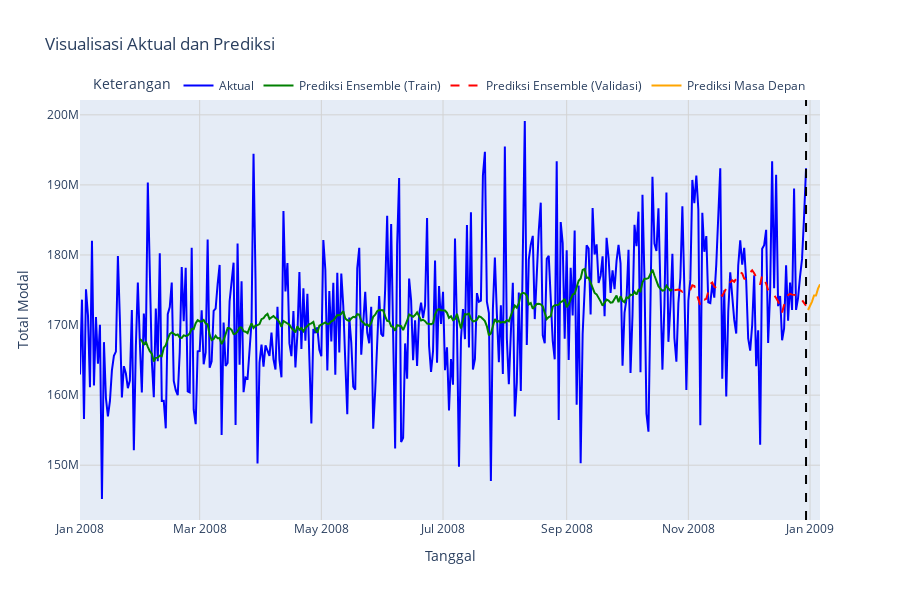

The notebook cell saved with this chart:
### Code cell
fn.plot_ensemble_predictions(
    loaded_data,
    train_dates,
    val_dates,
    scaler,
    ensemble_preds_hist_train,
    ensemble_preds_hist_val,
    df_future_predictions
)
